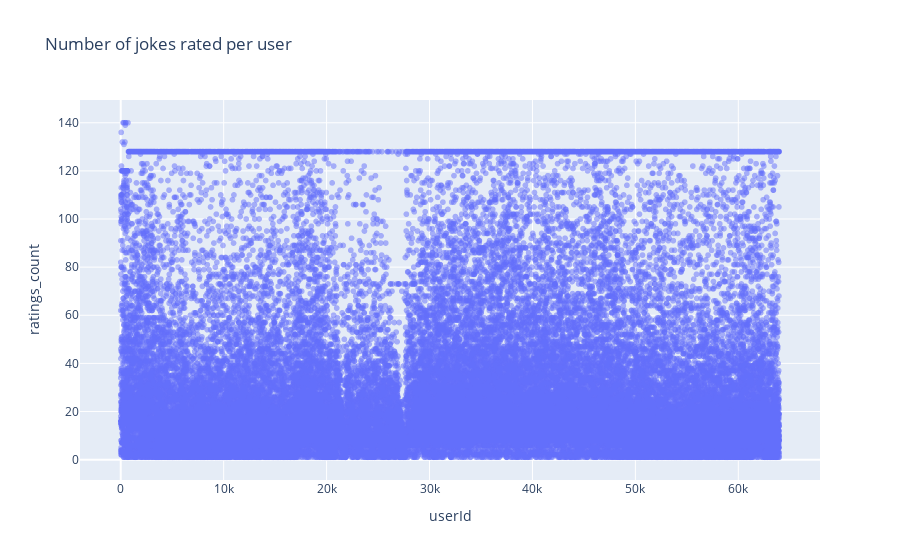

Here is the notebook cell this chart was saved with:
### Markdown cell above
Next we plot the number of jokes rated (y-axis) by each user (x-axis).

### Code cell
count_user_ratings_df = ratings_df[['userId', 'jokeId']].groupby(['userId']).count().reset_index()
count_user_ratings_df.columns = ['userId', 'ratings_count']
display(count_user_ratings_df)
fig = px.scatter(count_user_ratings_df, x='userId', y='ratings_count', title='Number of jokes rated per user', opacity=0.5)
fig.show()

### Figure 1 — Plotly figure (JSON) as saved in the notebook; plotly's stock layout.template omitted (floating-point values rounded to 4 significant figures; data arrays with more than 128 entries replaced by an {"elided": "..."} marker saying what was removed)
{"data": [{"hovertemplate": "userId=%{x}<br>ratings_count=%{y}<extra></extra>", "legendgroup": "", "marker": {"color": "#636efa", "opacity": 0.5, "symbol": "circle"}, "mode": "markers", "name": "", "showlegend": false, "type": "scattergl", "x": {"elided": "59132 int values"}, "xaxis": "x", "y": {"elided": "59132 int values"}, "yaxis": "y"}], "layout": {"autosize": true, "legend": {"tracegroupgap": 0}, "title": {"text": "Number of jokes rated per user"}, "xaxis": {"anchor": "y", "autorange": true, "domain": [0, 1], "range": [-3794.0, 67770.0], "title": {"text": "userId"}, "type": "linear"}, "yaxis": {"anchor": "x", "autorange": true, "domain": [0, 1], "range": [-10.47, 151.5], "title": {"text": "ratings_count"}, "type": "linear"}}}
